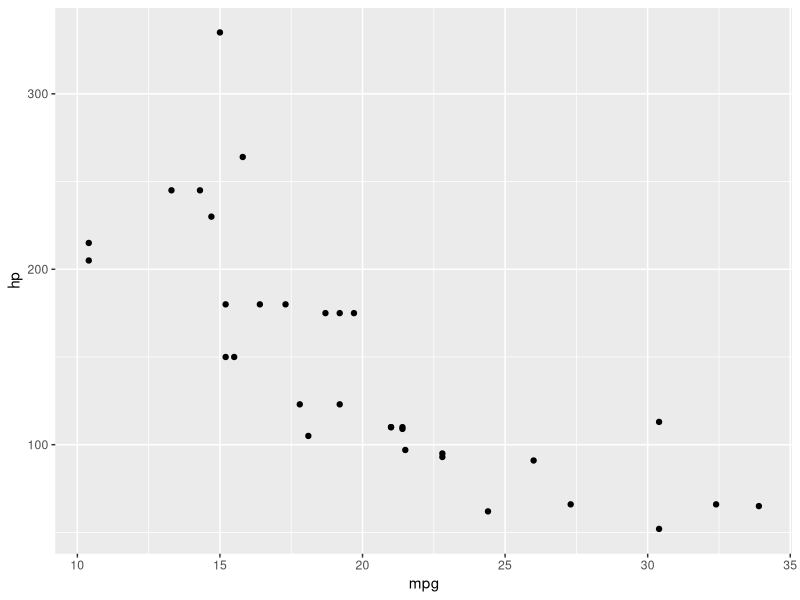
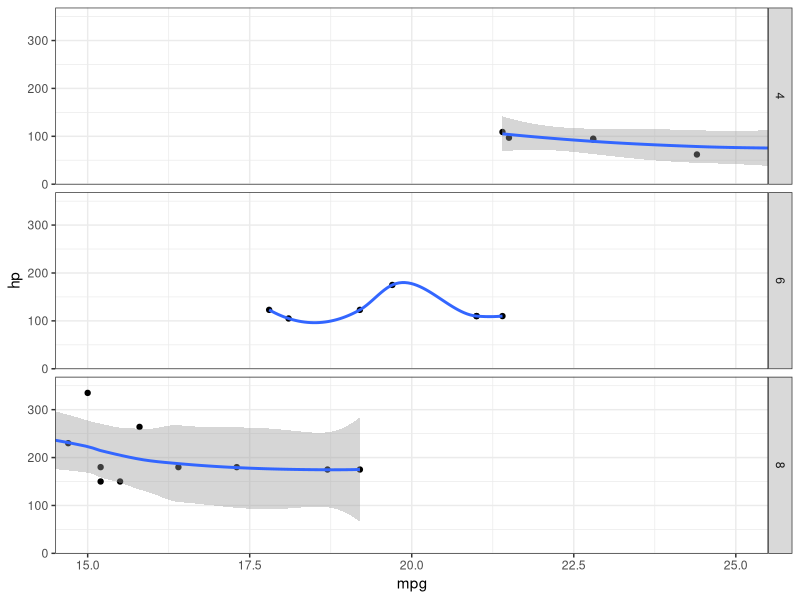
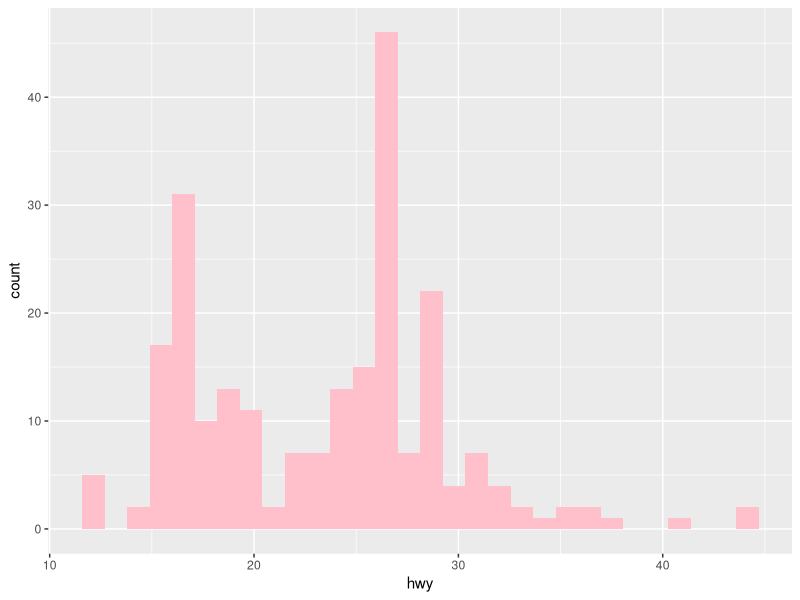
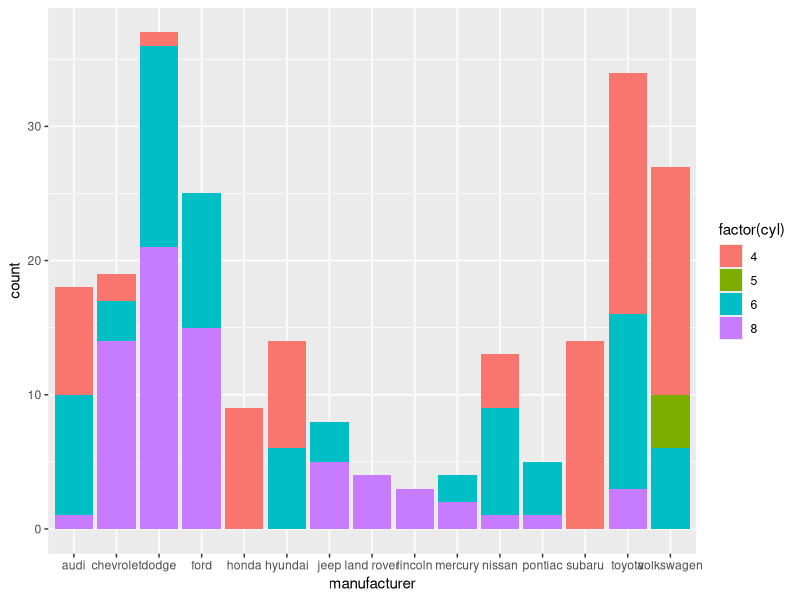

These charts were generated, in order, by the following R code: (Note: this script raises an error after producing the figures.)
install.packages('ggplot2')
library(ggplot2)
install.packages('ggthemes')
library(ggthemes)

# 7 Total Possible Layers of Data Visualization

# 3 MAIN layers of data visualization with ggplot2:
# Primary Layers: Data, Aesthetics, Geometries
p <- ggplot(mtcars) # data: from which to draw things
p <- p + aes(x=mpg,y=hp) # aesthetics: the look & feel of the background graph "paper"
p <- p + geom_point() # geometry: the specific look & feel of what to draw
p

# 4 Optional Layers
# Tertiary Layers: Facets, Statistics, Coordinates
p <- p + facet_grid(cyl~ .) # Facet grid
p <- p + stat_smooth() # Statistics
p <- p + coord_cartesian(xlim=c(15,25)) # Coordinates: ratio & limits of x/y axes
p <- p + theme_bw() # Theme
p


head(mpg)

pl <- ggplot(mpg,aes(x=hwy))
pl + geom_histogram(fill='pink')

bp <- ggplot(mpg, aes(x=manufacturer))
bp + geom_bar(aes(fill=factor(cyl)))

#histograms
install.packages('ggplot2movies')

#DATA AND AESTHETICS
pl <- ggplot(movies, aes(x=rating))

#geometry
pl2 <- pl + geom_histogram(binwidth = 0.1, color='red', fill='pink', alpha=0.4)

pl3 <- pl2 + xlab('Movie Rating') + ylab('Count')

pl3 + ggtitle("My Title")

# advanced fill
pl2 <- pl + geom_histogram(binwidth = 0.1, aes(fill=..count..))

#Scatter Plots
df <- mtcars
pl <- ggplot(df, aes(x=wt, y=mpg))
pl + geom_point(alpha=0.5, size=5)
pl + geom_point(aes(size=hp), alpha = 0.5)

pl + geom_point(aes(size=cyl), alpha = 0.5)
#but cyl should be a factor, not a continuous variable...
pl + geom_point(aes(size=factor(cyl)), alpha = 0.5)
pl + geom_point(aes(shape=factor(cyl)), alpha = 0.5, size=5)                
pl + geom_point(aes(shape=factor(cyl), color=factor(cyl)), alpha = 0.5)
pl2 <- pl + geom_point(aes(color=hp), size=5)
pl3 <- pl2 + scale_color_gradient(low='blue', high='red')

#BAR PLOT
df <- mpg

pl <- ggplot(df, aes(x=class))
pl + geom_bar(aes(fill=drv), position='dodge')
pl + geom_bar(aes(fill=drv), position='fill') # shows the drv data as a percentage within each class

#Box Plot
df <- mtcars

pl <- ggplot(df, aes(x=cyl, y=mpg))
pl + geom_boxplot() # warning... x value should not be continuous... should be discrete
pl <- ggplot(df, aes(x=factor(cyl), y=mpg))
pl + geom_boxplot()
pl + geom_boxplot() + coord_flip()
pl + geom_boxplot(aes(fill=factor(cyl)))
pl + geom_boxplot(aes(fill=factor(cyl))) + theme_dark()


# 2-variable plots
pl <- ggplot(movies, aes(x=year, y=rating))
pl2 <- pl + geom_bin2d() + scale_fill_gradient(high='red', low='green')

pl2 <- pl + geom_bin2d(binwidth=c(3,1)) + scale_fill_gradient(high='red', low='blue')

#hex plot
install.packages('hexbin')
library(hexbin)
pl2 <- pl + geom_hex()
pl2 + scale_fill_gradient(high='red', low='blue')

#density plot
pl2 <- pl + geom_density2d()
pl2


# Coordinates and Faceting
pl <- ggplot(mpg, aes(x=displ, y=hwy)) + geom_point()

pl2 <- pl + coord_cartesian(xlim=c(1,4), ylim=c(15,30))
pl2 <- pl + coord_fixed(ratio=1/3)
pl2

# facet grid
pl + facet_grid(. ~ cyl)
pl + facet_grid(drv ~ .)
pl + facet_grid(drv ~ cyl)

#Themes 
pl <- ggplot(mtcars, aes(x=wt, y=mpg)) + geom_point()

theme_set(theme_minimal()) # sets ongoing theme for following plots
pl

pl + theme_dark()

install.packages('ggthemes')
library(ggthemes)

pl + theme_economist()
pl + theme_fivethirtyeight()
pl + theme_wsj()

# Exercises
library(ggplot2)
library(ggthemes)

head(mpg)

ggplot(mpg, aes(x=hwy)) + geom_bar(color='salmon', fill='salmon')

ggplot(mpg, aes(x=manufacturer)) + geom_bar(aes(fill=factor(cyl)))

head(txhousing)

ggplot(txhousing, aes(x=sales, y=volume)) + geom_point(color='blue', alpha=0.5)

ggplot(txhousing, aes(x=sales, y=volume)) + geom_point(color='blue', alpha=0.5) + geom_smooth(color='red')
